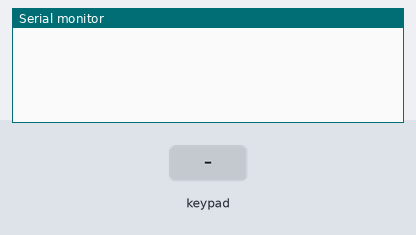
Simulated run of this sketch. Board: Arduino Uno, built with avr-gcc and run on an emulated ATmega328P. Shown: the last lines printed to the serial monitor. The inputs (shaded band) are chosen by the test bench.

Above: at 1.2 s.
1.3 s: key '1' pressed
At 2.5 s:
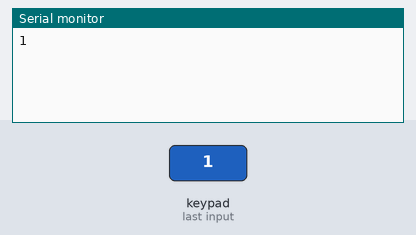
2.8 s: keypad keys 1 1 1 0 9 8 # pressed 0.4 s apart
At 6.7 s:
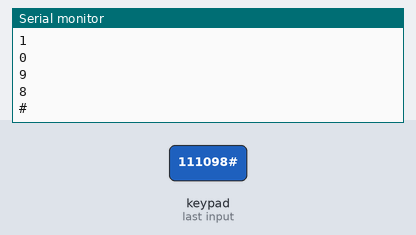
7.1 s: key 'A' pressed
At 8.2 s:
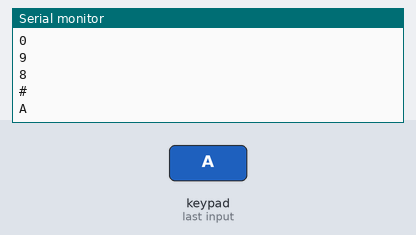
8.6 s: keypad keys 1 1 1 0 9 8 * pressed 0.4 s apart
At 12.0 s:
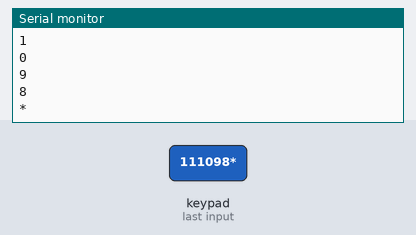
12.9 s: key 'B' pressed
At 13.7 s:
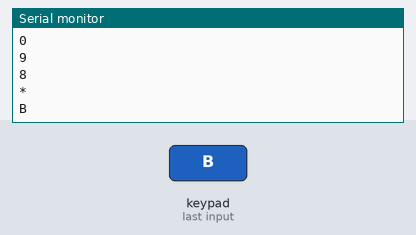
14.4 s: keypad keys 1 1 1 0 9 8 D pressed 0.4 s apart
At 17.7 s:
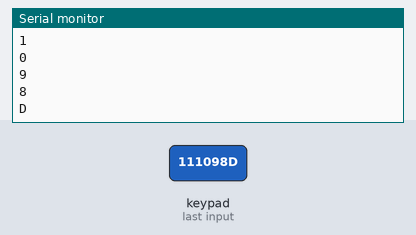
Timing chart, 0 to 19.2 s (numbered marks = the images above; inputs shaded):
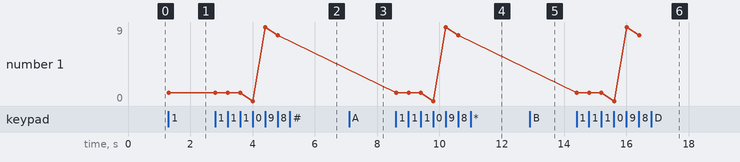

Measured:
- after the input at 1.3 s, the serial monitor: prints a new line at once (image 1)
- after the input at 2.8 s, the serial monitor: prints a new line after 1.2 s (image 2)
- after the input at 7.1 s, the serial monitor: prints a new line at once (image 3)
- after the input at 8.6 s, the serial monitor: prints a new line at once (image 4)
- after the input at 12.9 s, the serial monitor: prints a new line at once (image 5)
- after the input at 14.4 s, the serial monitor: prints a new line at once (image 6)
- plotted number 1: 1 → 8 after the input at 2.8 s

The sketch:

Teclado_matricial.ino
```cpp
// Debe instalarse la librería Keypad de Mark Stanley y Alexander Brevig
#include <Key.h>
#include <Keypad.h>

char tecla;

const byte filas = 4;
const byte columnas = 4;

// Matriz que describe al teclado
char teclado [filas][columnas] ={
  {'1','2','3','A'},
  {'4','5','6','B'},
  {'7','8','9','C'},
  {'*','0','#','D'}
};

byte pinesFilas[filas] = {11,10,9,8};
byte pinesColumnas[columnas] = {7,6,5,4};

Keypad miTeclado = Keypad(makeKeymap(teclado),pinesFilas,pinesColumnas,filas,columnas);

void setup() {
  Serial.begin(9600);
}

void loop() {
  tecla = miTeclado.getKey();
  if(tecla != NO_KEY)
  {
    Serial.println(tecla);
  }
}
```
